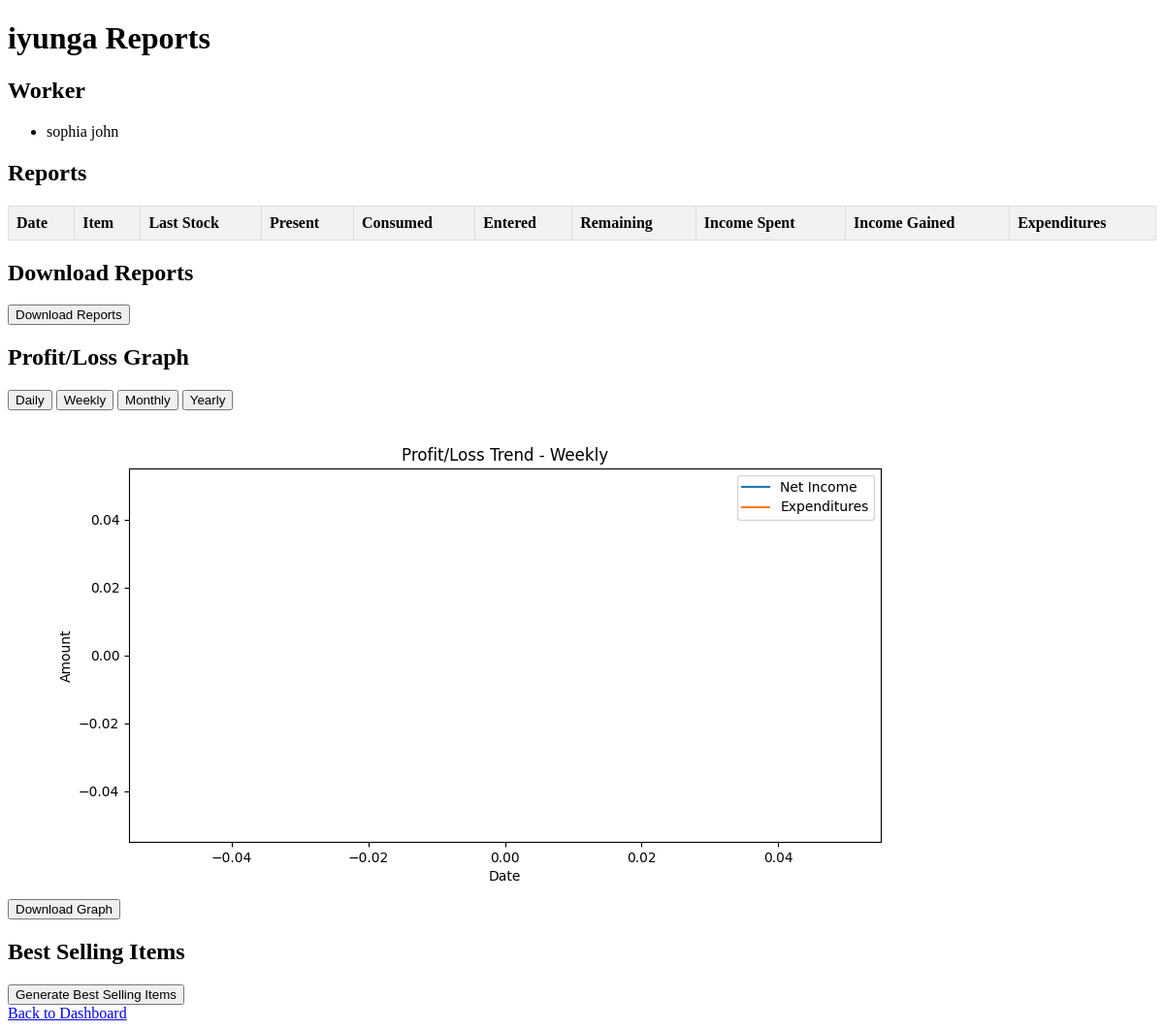
Page /manager/branch-reports/1 (signed in) on the earlier database version.
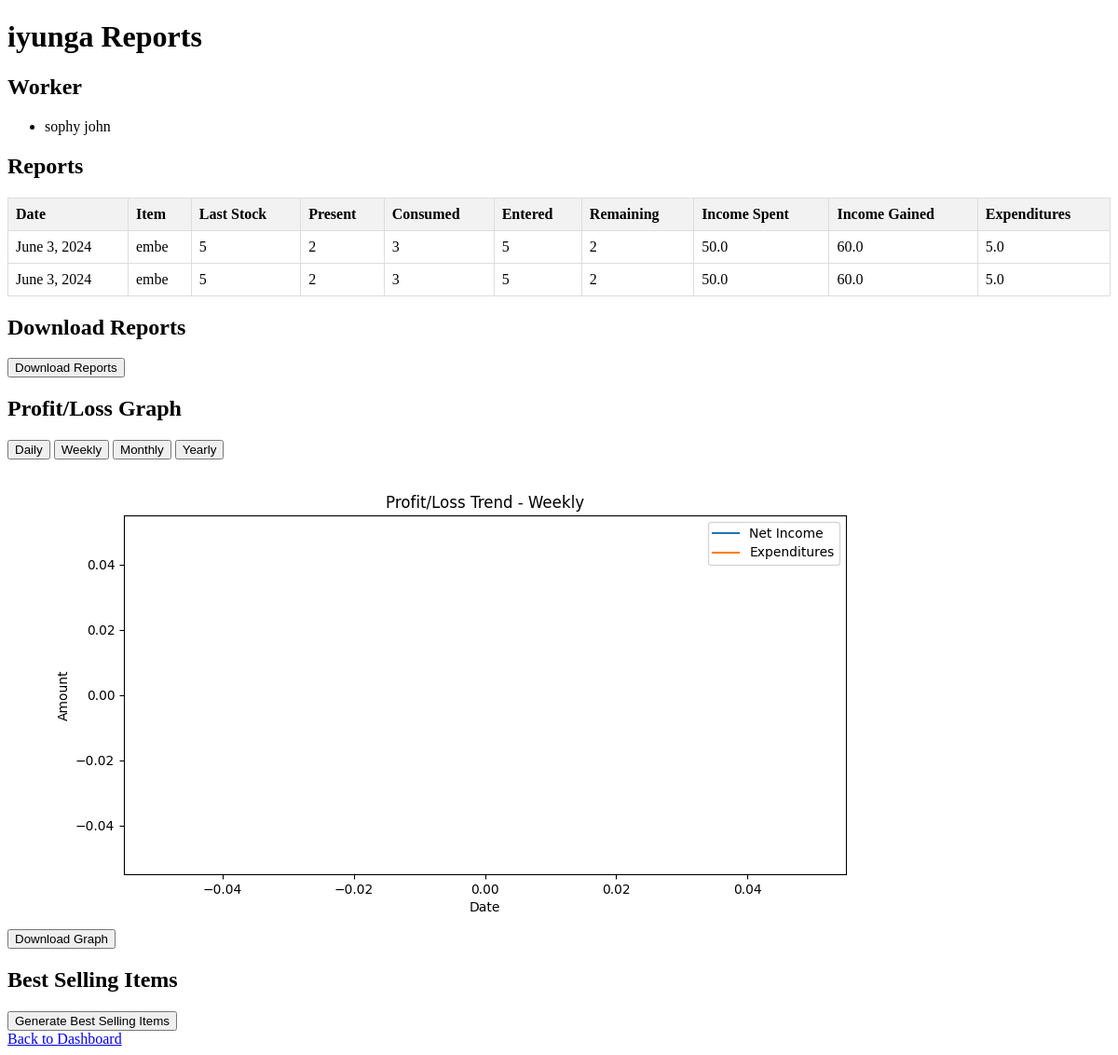
Same page on the later database version.
### manager/models.py (models this page shows, shortened)
class Branch(models.Model):
    name = models.CharField(max_length=100)
    manager = models.ForeignKey(settings.AUTH_USER_MODEL, on_delete=models.CASCADE, related_name='branches')

### worker/models.py (models this page shows, shortened)
class Worker(AbstractUser):
    branch = models.ForeignKey(Branch, on_delete=models.CASCADE, related_name='workers')
    first_name=models.CharField(max_length=100)
    last_name=models.CharField(max_length=100)
    groups = models.ManyToManyField(
        'auth.Group',
        related_name='worker_groups',
        blank=True,
        verbose_name='groups',
        help_text='The groups this user belongs to. A user will get all permissions granted to each of their groups.',
    )
    user_permissions = models.ManyToManyField(
        'auth.Permission',
        related_name='worker_user_permissions',
        blank=True,
        verbose_name='user permissions',
        help_text='Specific permissions for this user.',
    )
    class Meta:
        verbose_name = 'Worker'
        verbose_name_plural = 'Workers'

class ItemReport(models.Model):
    item = models.ForeignKey(Item, on_delete=models.CASCADE)
    laststock = models.IntegerField(default=0)
    present = models.IntegerField(default=0)
    consumed = models.IntegerField(default=0)
    entered = models.IntegerField(default=0)
    remaining = models.IntegerField(default=0)
    incomespent = models.FloatField(default=0)
    incomegained = models.FloatField(default=0)
    expenditures = models.FloatField(default=0)
    date = models.DateField(auto_now_add=True)

class Item(models.Model):
    name = models.CharField(max_length=100)
    worker = models.ForeignKey(Worker, on_delete=models.CASCADE)

### manager/views.py (the view)
# urls.py: path('branch-reports/<int:branch_id>', views.branch_reports, name='branch_reports'),
@login_required
def branch_reports(request, branch_id):
    branch = Branch.objects.get(id=branch_id)
    reports = ItemReport.objects.filter(item__worker__branch=branch)
    workers = Worker.objects.filter(branch=branch)  # Fetch workers for the specific branch
    graph = None
    best_selling_items = None
    time_period = request.GET.get('time_period', None)
    generate_best_selling = request.GET.get('generate_best_selling', None)
    time_period = request.GET.get('time_period', 'weekly')  # Default to weekly
    graph = None
    if 'view_graph' in request.GET:
        branch_id = request.GET.get('branch_id')
        branch = Branch.objects.get(id=branch_id)
        graph = draw_profit_loss_graph(branch, time_period)
    if time_period:
        graph = draw_profit_loss_graph(branch, time_period)
    if generate_best_selling:
        best_selling_items = get_best_selling_items([branch])
    if 'download_report' in request.GET:
        return download_report(reports)
    if request.GET.get('download_graph'):
        if graph:
            return download_graph(graph)
    return render(request, 'branch_reports.html', {
        'branch': branch,
        'reports': reports,
        'graph': graph,
        'workers': workers,
        'best_selling_items': best_selling_items,
        'time_period': time_period
    })

### custom_auth.py (called while the page is built)
    def get_user(self, user_id):
        try:
            return Manager.objects.get(pk=user_id)
        except Manager.DoesNotExist:
            try:
                return Worker.objects.get(pk=user_id)
            except Worker.DoesNotExist:
                return None

### manager/templates/branch_reports.html (shortened to what this page needs)
<!DOCTYPE html>
<html lang="en">
<head>
</head>
<body>
    <h1>{{ branch.name }} Reports</h1>
    <h2>Worker</h2>
    <ul>
        {% for worker in workers %}
            <li>{{ worker.first_name }} {{ worker.last_name }}</li>
        {% endfor %}
    </ul>
    <h2>Reports</h2>
    <table>
        <thead>
            <tr>
                <th>Date</th>
                <th>Item</th>
                <th>Last Stock</th>
                <th>Present</th>
                <th>Consumed</th>
                <th>Entered</th>
                <th>Remaining</th>
                <th>Income Spent</th>
                <th>Income Gained</th>
                <th>Expenditures</th>
            </tr>
        </thead>
        <tbody>
            {% for report in reports %}
            <tr>
                <td>{{ report.date }}</td>
                <td>{{ report.item.name }}</td>
                <td>{{ report.laststock }}</td>
                <td>{{ report.present }}</td>
                <td>{{ report.consumed }}</td>
                <td>{{ report.entered }}</td>
                <td>{{ report.remaining }}</td>
                <td>{{ report.incomespent }}</td>
                <td>{{ report.incomegained }}</td>
                <td>{{ report.expenditures }}</td>
            </tr>
            {% endfor %}
        </tbody>
    </table>
    <h2>Download Reports</h2>
    <form method="get">
        <button type="submit" name="download_report">Download Reports</button>
    </form>
    <h2>Profit/Loss Graph</h2>
    <form method="get">
        <button type="submit" name="time_period" value="daily">Daily</button>
        <button type="submit" name="time_period" value="weekly">Weekly</button>
        <button type="submit" name="time_period" value="monthly">Monthly</button>
        <button type="submit" name="time_period" value="yearly">Yearly</button>
    </form>
    {% if graph %}
        <img alt="Profit/Loss Graph">
        <form method="get">
            <button type="submit">Download Graph</button>
        </form>
    {% endif %}
    <h2>Best Selling Items</h2>
    <form method="get">
        <button type="submit" name="generate_best_selling" value="true">Generate Best Selling Items</button>
    </form>
    <a href="{% url 'manager:dashboard' %}">Back to Dashboard</a>
</body>
</html>

### manager/templates/branch_reports.html (style rules this page uses)
table { border-collapse: collapse; width: 100%; }
th, td { border: 1px solid #dddddd; text-align: left; padding: 8px; }
th { background-color: #f2f2f2; }

Differences in the rows shown:
removed Worker: first_name "sophia", last_name "john"
added Worker: first_name "sophy", last_name "john"
added ItemReport: date "June 3, 2024", item.name "embe", laststock "5", present "2", consumed "3", entered "5", remaining "2", incomespent "50.0", incomegained "60.0", expenditures "5.0"
added ItemReport: date "June 3, 2024", item.name "embe", laststock "5", present "2", consumed "3", entered "5", remaining "2", incomespent "50.0", incomegained "60.0", expenditures "5.0"
